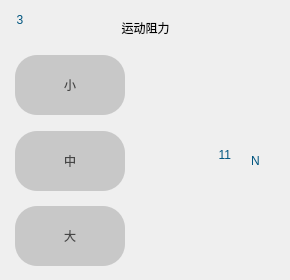
     <widget class="QWidget" name="widget_9" native="true">
      <property name="geometry">
       <rect>
        <x>720</x>
        <y>338</y>
        <width>290</width>
        <height>280</height>
       </rect>
      </property>
      <property name="styleSheet">
       <string notr="true">#widget_9{

border-style:dashed;
border-width:3px ;
border-color: rgb(181, 181, 181);
border-radius:15px ;
}

</string>
      </property>
      <widget class="QLabel" name="label_r_7">
       <property name="geometry">
        <rect>
         <x>10</x>
         <y>5</y>
         <width>20</width>
         <height>30</height>
        </rect>
       </property>
       <property name="styleSheet">
        <string notr="true">#label_r_7{

/*180, 37, 37*/
font:24pt &quot;华光胖头鱼_CNKI&quot;;
color: rgb(0, 85, 127);
}</string>
       </property>
       <property name="text">
        <string>3</string>
       </property>
       <property name="alignment">
        <set>Qt::AlignCenter</set>
       </property>
      </widget>
      <widget class="QLabel" name="label_23">
       <property name="geometry">
        <rect>
         <x>60</x>
         <y>7</y>
         <width>171</width>
         <height>41</height>
        </rect>
       </property>
       <property name="styleSheet">
        <string notr="true"/>
       </property>
       <property name="text">
        <string>运动阻力</string>
       </property>
       <property name="alignment">
        <set>Qt::AlignCenter</set>
       </property>
      </widget>
      <widget class="QWidget" name="widget_force1" native="true">
       <property name="geometry">
        <rect>
         <x>0</x>
         <y>55</y>
         <width>291</width>
         <height>216</height>
        </rect>
       </property>
       <property name="styleSheet">
        <string notr="true">#force_change1{
color: rgb(0, 125, 180,80%);
border-radius:27px;
}
#force_change1:pressed{

	color: rgb(0, 80, 117);
}
#force_change2{
color: rgb(0, 125, 180,80%);
border-radius:27px;
}
#force_change2:pressed{

	color: rgb(0, 80, 117);
}</string>
       </property>
       <widget class="QPushButton" name="fast_2">
        <property name="geometry">
         <rect>
          <x>15</x>
          <y>151</y>
          <width>110</width>
          <height>60</height>
         </rect>
        </property>
        <property name="styleSheet">
         <string notr="true">background-color: rgb(200, 200, 200);
font: 18pt &quot;黑体&quot;;
color: rgb(70, 70, 70);
border-radius:22px;</string>
        </property>
        <property name="text">
         <string>大</string>
        </property>
       </widget>
       <widget class="QPushButton" name="medium_2">
        <property name="geometry">
         <rect>
          <x>15</x>
          <y>76</y>
          <width>110</width>
          <height>60</height>
         </rect>
        </property>
        <property name="styleSheet">
         <string notr="true">background-color: rgb(200, 200, 200);
font: 18pt &quot;黑体&quot;;
color: rgb(70, 70, 70);
border-radius:22px;</string>
        </property>
        <property name="text">
         <string>中</string>
        </property>
       </widget>
       <widget class="QPushButton" name="slow_2">
        <property name="geometry">
         <rect>
          <x>15</x>
          <y>0</y>
          <width>110</width>
          <height>60</height>
         </rect>
        </property>
        <property name="styleSheet">
         <string notr="true">background-color: rgb(200, 200, 200);
font: 18pt &quot;黑体&quot;;
color: rgb(70, 70, 70);
border-radius:22px;</string>
        </property>
        <property name="text">
         <string>小</string>
        </property>
       </widget>
       <widget class="QLabel" name="label_speed_3">
        <property name="geometry">
         <rect>
          <x>130</x>
          <y>70</y>
          <width>101</width>
          <height>60</height>
         </rect>
        </property>
        <property name="styleSheet">
         <string notr="true">font: 52pt &quot;华光超粗黑_CNKI&quot;;
color: rgb(0, 85, 127);</string>
        </property>
        <property name="text">
         <string>11</string>
        </property>
        <property name="alignment">
         <set>Qt::AlignRight|Qt::AlignTrailing|Qt::AlignVCenter</set>
        </property>
       </widget>
       <widget class="QLabel" name="label_speed_4">
        <property name="geometry">
         <rect>
          <x>220</x>
          <y>85</y>
          <width>71</width>
          <height>41</height>
         </rect>
        </property>
        <property name="styleSheet">
         <string notr="true">
font: 36pt &quot;Times New Roman&quot;;
color: rgb(0, 85, 127);</string>
        </property>
        <property name="text">
         <string>N</string>
        </property>
        <property name="alignment">
         <set>Qt::AlignCenter</set>
        </property>
       </widget>
       <widget class="QPushButton" name="force_change1">
        <property name="geometry">
         <rect>
          <x>165</x>
          <y>0</y>
          <width>55</width>
          <height>55</height>
         </rect>
        </property>
        <property name="styleSheet">
         <string notr="true"/>
        </property>
        <property name="text">
         <string/>
        </property>
       </widget>
       <widget class="QPushButton" name="force_change2">
        <property name="geometry">
         <rect>
          <x>165</x>
          <y>145</y>
          <width>55</width>
          <height>55</height>
         </rect>
        </property>
        <property name="styleSheet">
         <string notr="true"/>
        </property>
        <property name="text">
         <string/>
        </property>
       </widget>
      </widget>
     </widget>
